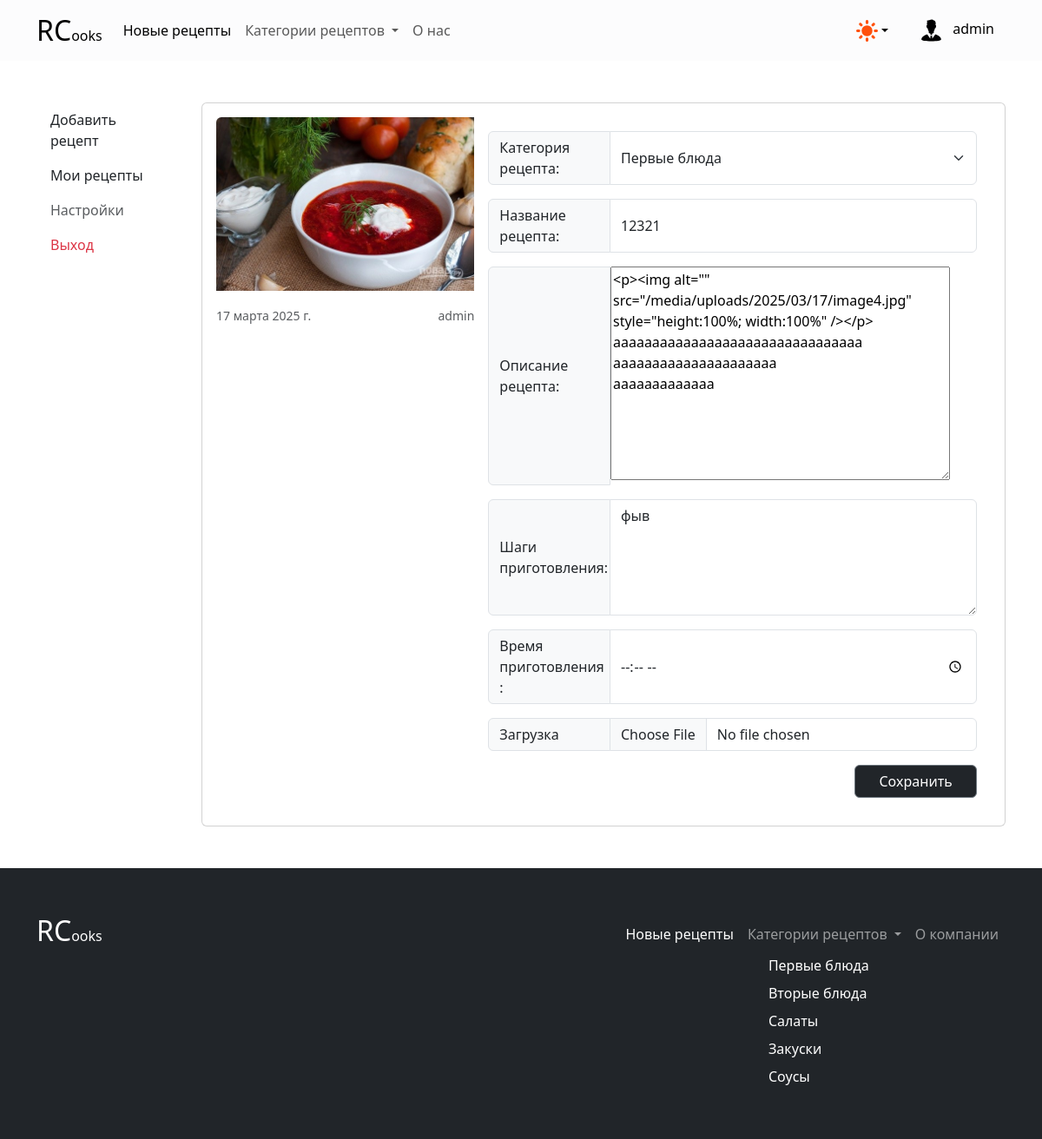
The page /recipe/edit/13 (signed in) on the database as committed earlier.
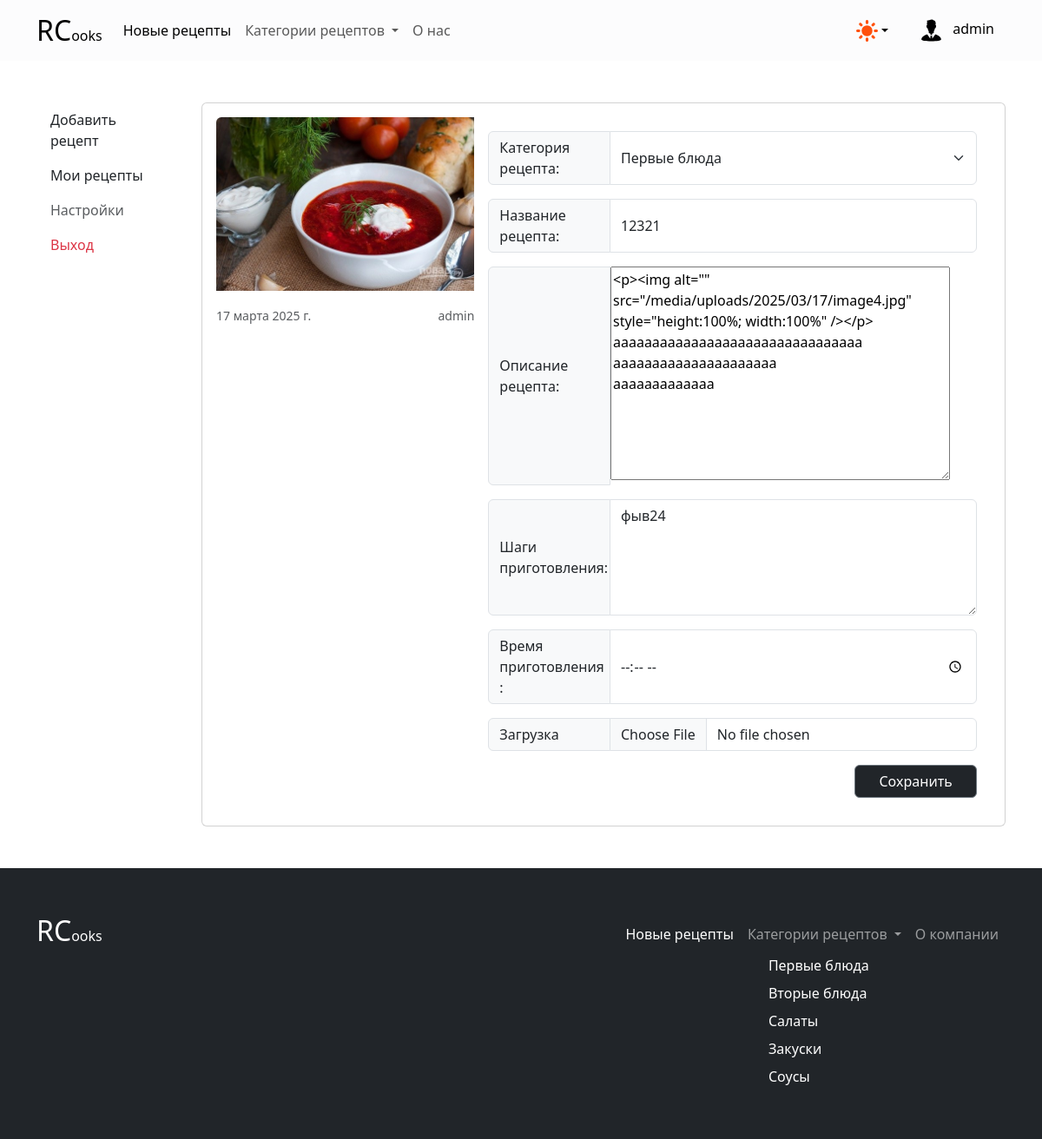
The same page on the database as committed later.
### recipe_app/models.py (models this page shows, shortened)
class Recipe(models.Model):
    name = models.CharField(max_length=250, verbose_name='Название рецепта')
    description = RichTextUploadingField(verbose_name='Описание рецепта', blank=True, null=True)
    cooking_steps = models.TextField(verbose_name='Шаги приготовления', blank=True, null=True)
    cooking_time = models.TimeField(verbose_name='Время приготовления ', blank=True, null=True)
    picture = models.ImageField(verbose_name='Изображение', upload_to=get_upload_path)
    autor = models.ForeignKey(User, verbose_name='Пользователь', on_delete=models.CASCADE, blank=True, null=True)
    create_date = models.DateField(verbose_name='Дата создания', auto_now_add=True)
    category = models.ForeignKey(CategoryRecipe, verbose_name='Категория рецепта', on_delete=models.CASCADE)
    is_deleted = models.BooleanField(default=False, verbose_name='Не отображать')
    class Meta:
        verbose_name = 'Рецепт'
        verbose_name_plural = 'Рецепты'

### recipe_app/views.py (the view, shortened to what this page needs)
# urls.py: path('recipe/edit/<int:pk>', recipe_form_edit, name='recipe_form_edit'),
@login_required(login_url='/')
def recipe_form_edit(request, pk):
    recipe = get_object_or_404(Recipe, id=pk)
    if request.method == 'GET':
        context = {'form': RecipeForm(instance=recipe), 'id': pk, 'recipe': Recipe.objects.get(pk=pk)}
        return render(request, 'recipe_app/recipe_edit.html', context)

### recipe_app/forms.py
class LoginForm(AuthenticationForm):
    password = forms.CharField(
        label='Password',
        widget=forms.PasswordInput(attrs={'class': 'form-control'})
    )
    username = forms.CharField(
        label='Username',
        widget=forms.TextInput(attrs={'class': 'form-control'})
    )
    class Meta:
        model = User
        fields = ('username', 'password')

class RecipeForm(forms.ModelForm):
    def __init__(self, *args, **kwargs):
        super(RecipeForm, self).__init__(*args, **kwargs)
        self.fields['category'].empty_label = None
    class Meta:
        description = forms.CharField(widget=CKEditorWidget())
        model = Recipe
        fields = '__all__'
        widgets = {
            'name': forms.TextInput(attrs={'class': 'form-control'}),
            'category': forms.Select(attrs={'class': 'form-select'}),
            'cooking_steps': forms.Textarea(attrs={'class': 'form-control', 'rows': 5}),
            'cooking_time': forms.TimeInput(attrs={'class': 'form-control', 'type': 'time'}),
            'picture': forms.FileInput(attrs={'class': 'form-control', }),
        }

### recipe_app/models.py (called while the page is built)
    def __str__(self):
        return self.name

### recipe_app/templates/recipe_app/recipe_edit.html (shortened to what the changed rows need)
{% extends 'base.html' %}
{% load static %}
{% block content %}
<div class="container-fluid">
    <diV class="container pb-5 pt-5">
        <div class="row">
            <div class="col">
                <div class="card p-3">
                    <div class="row g-0">
                        <div class="col-md-4">
                            <img src="{{ recipe.picture.url }}" class="img-fluid rounded-start pb-3" alt="...">
                            <div class="w-100 d-flex justify-content-between">
                                <p class="card-text">
                                    <small class="text-body-secondary">
                                        {{ recipe.create_date }}
                                    </small>
                                </p>
                                <p class="card-text"><small class="text-body-secondary">{{ recipe.autor }}
                                </small></p>
                            </div>
                        </div>
                        <div class="col-md-8">
                            <div class="card-body h-100 d-flex flex-column justify-content-between">
                                <form action="" method="post" class="d-flex flex-column gap-3 needs-validation"
                                      novalidate enctype="multipart/form-data">
                                    <div class="input-group">
                                        <label class="input-group-text w-25 text-wrap" style="text-align: left">
                                            {{ form.category.label_tag }}</label>
                                        {{ form.category }}
                                    </div>
                                    <div class="input-group">
                                        <span class="input-group-text w-25 text-wrap" style="text-align: left">{{ form.name.label_tag }}</span>
                                        {{ form.name }}
                                    </div>
                                    <div class="input-group ">
                                        <div class="w-75 h-100 p-0 m-0">
                                            {{ form.description }}
                                        </div>
                                    </div>
                                    <div class="input-group ">
                                        <span class="input-group-text w-25 text-wrap" style="text-align: left"> {{ form.cooking_steps.label_tag }}</span>
                                        {{ form.cooking_steps }}
                                    </div>
                                    <div class="input-group">
                                        <span class="input-group-text w-25 text-wrap" style="text-align: left"> {{ form.cooking_time.label_tag }}</span>
                                        {{ form.cooking_time }}
                                    </div>
                                    <div class="input-group">
                                        <label class="input-group-text w-25 text-wrap"
                                               style="text-align: left">Загрузка</label>
                                        {{ form.picture }}
                                    </div>
                                </form>
                            </div>
                        </div>
                    </div>
                </div>
            </div>
        </div>
    </diV>
</div>
{% endblock %}

Rows that differ between the two databases and show on the page:
changed Recipe "Первые блюда": cooking_steps "фыв" → "фыв24"
